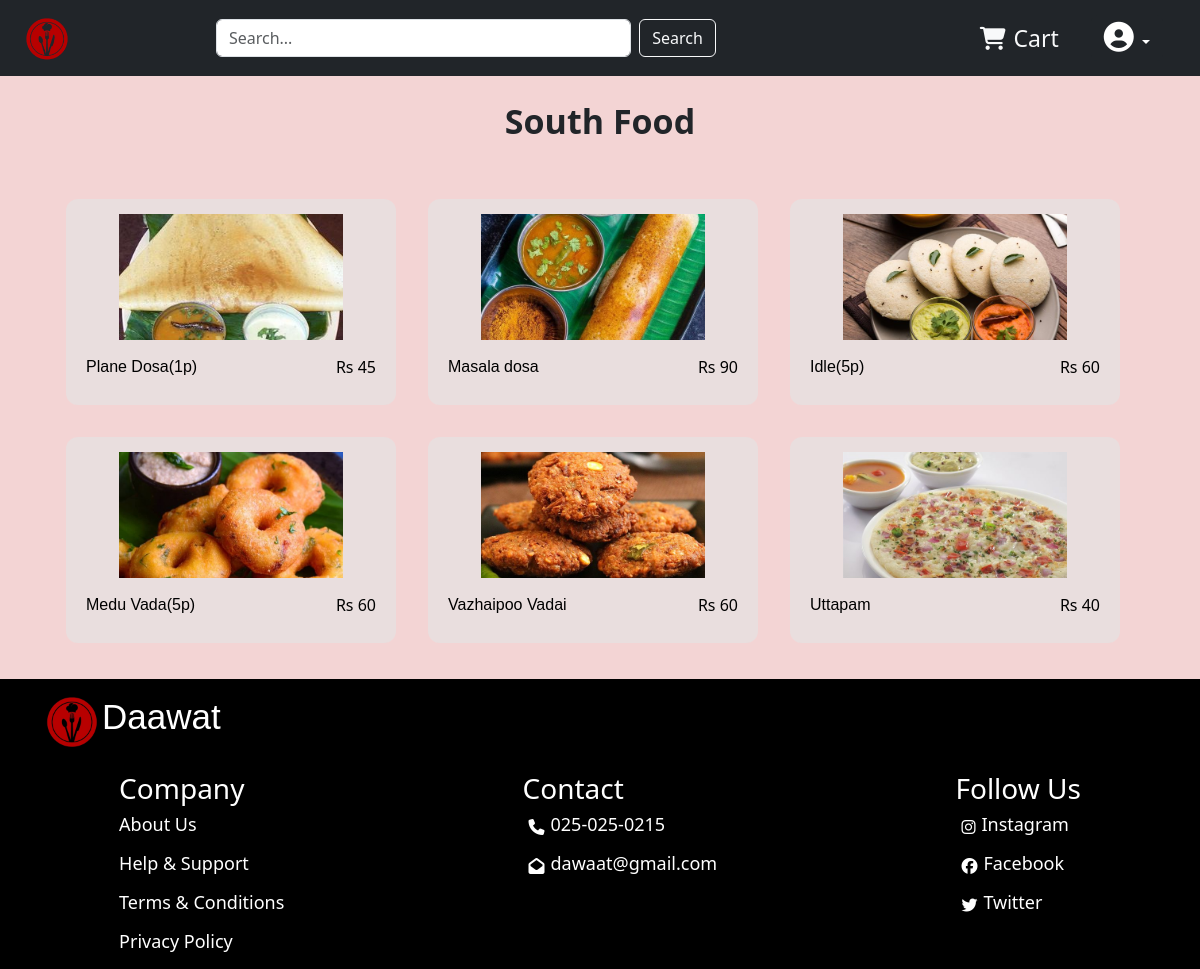
/southfood, run on the app's committed database.
### restaurant/models.py (models this page shows)
class products(models.Model):
    name = models.CharField(max_length=255)
    price = models.IntegerField()
    image = models.ImageField((""), upload_to=None, )
    category = models.CharField(choices=allProducts, max_length=255)
    info = models.TextField()

### restaurant/views.py (the view)
# urls.py: path('southfood', views.southfoodpage),
def southfoodpage(req):
    db = products.objects.filter(category="southfood").values()
    clearDb = list(db)
    for i in clearDb:
        i.update({'image': i['image'].replace('None/', '')})
    return render(req, 'southfood.html', context={"data": clearDb})

### restaurant/templates/southfood.html (shortened to what this page needs)
{% load static %}
<!DOCTYPE html>
<html lang="en">
  <head>
    <link
      href="https://cdn.jsdelivr.net/npm/bootstrap@5.3.3/dist/css/bootstrap.min.css"
      rel="stylesheet"
    />
    <link
      rel="stylesheet"
      href="https://cdnjs.cloudflare.com/ajax/libs/font-awesome/6.5.2/css/all.min.css"
    />
    <link rel="stylesheet" href="{% static 'style.css' %}" />
  </head>
  <body>
    <nav class="navbar navbar-expand-lg navbar-dark bg-dark">
      <div class="container-fluid">
          <a class="navbar-brand" href="index">
              <img src="{% static 'dta/k.png' %}" alt="Logo" class="rounded-pill"
                   style="width: 50px; margin-left: 10px;">
          </a>
          <div class="collapse navbar-collapse" id="navbarNav">
              <form class="d-flex mx-auto my-2 my-lg-0 w-100 w-lg-auto" style="max-width: 500px;">
                  <input class="form-control me-2" type="search" placeholder="Search..."  id="search" style="flex-grow: 1; min-width: 150px;">
                  <button class="btn btn-outline-light" type="submit" id="sea">Search</button>
              </form>
              <ul class="navbar-nav ms-auto d-flex flex-row align-items-center mt-2 mt-lg-0">
                  <li class="nav-item me-4">
                      <a class="nav-link text-light d-flex align-items-center" href="cart">
                          <i class="fa-solid fa-cart-shopping me-2"></i>
                          Cart
                      </a>
                  </li>
                  <li class="nav-item dropdown">
                      <button class="btn btn-dark dropdown-toggle" type="button"
                              id="dropdownMenuButton" data-bs-toggle="dropdown"
                              aria-expanded="false">
                          <i class="fa-solid fa-circle-user" style="font-size: 30px;"></i>
                      </button>
                  </li>
              </ul>
          </div>
      </div>
  </nav>
    <div class="containers">
      <p class="tpart">South Food</p>
      <div class="container d-flex flex-wrap" style="padding: 20px">
        {% for i in data%}
        <div class="foods m-3">
          <a href="product/{{i.id}}">
            <img src= {% static 'dta/'%}{{i.image}} width="70%" class="food-img"
            />
            <div class="itemss">
              <p class="foodname">{{i.name}}</p>
              <p class="foodprice">Rs {{i.price}}</p>
            </div>
          </a>
        </div>
        {% endfor %}
      </div>
    </div>
    <div class="downpart">
      <div class="sc d-flex" style="margin-left: 30px; padding: 12px">
          <img src="{% static 'dta/k.png' %}" width="60px" height="60px" alt="Daawat Logo" />
          <p>Daawat</p>
      </div>
      <div class="down">
          <div class="infoserv">
              <h3>Company</h3>
              <div class="sa">
                  <a href="about">
                      <p>About Us</p>
                  </a>
                  <a href="help">
                      <p>Help & Support</p>
                  </a>
                  <a href="term">
                      <p>Terms & Conditions</p>
                  </a>
                  <a href="privacy">
                      <p>Privacy Policy</p>
                  </a>
              </div>
          </div>
          <div class="contact">
              <h3>Contact</h3>
              <div class="sa">
                  <div class="sso d-flex">
                      <i class="fa-solid fa-phone"></i>
                      <p>025-025-0215</p>
                  </div>
                  <div class="sso d-flex">
                      <i class="fa-solid fa-envelope-open"></i>
                      <p>dawaat@gmail.com</p>
                  </div>
              </div>
          </div>
          <div class="social">
              <h3>Follow Us</h3>
              <div class="sa sss">
                  <a href="https://www.instagram.com/accounts/login/?hl=en" style="text-decoration: none; color: white">
                      <div class="sso d-flex">
                          <i class="fa-brands fa-instagram"></i>
                          <p>Instagram</p>
                      </div>
                  </a>
                  <a href="https://www.facebook.com/" style="text-decoration: none; color: white">
                      <div class="sso d-flex">
                          <i class="fa-brands fa-facebook"></i>
                          <p>Facebook</p>
                      </div>
                  </a>
                  <a href="https://x.com/login" style="text-decoration: none; color: white">
                      <div class="sso d-flex">
                          <i class="fa-brands fa-twitter"></i>
                          <p>Twitter</p>
                      </div>
                  </a>
              </div>
          </div>
      </div>
  </div>
</body>
</html>

### restaurant/static/style.css (style rules this page uses)
* { padding: 0; margin: 0; }
body { background-color: rgb(243, 212, 212); }
.nav-item { font-size: 23px; margin-right: 25px; }
a { text-decoration: none; color: black; }
.tpart { margin-top: 20px; text-align: center; font-family: "Segoe UI", Tahoma, Geneva, Verdana, sans-serif; font-size: 34px; font-weight: bold; }
.foods { width: 30%; margin: 5px; padding: 5px; background: #e9dede; border-radius: 12px; }
.itemss { width: 100%; display: flex; justify-content: space-between; align-items: center; padding: 5px 15px; }
.foodname { font-family: "DM Sans", sans-serif; font-optical-sizing: auto; font-style: normal; width: 60%; line-height: 1; }
.food-img { width: 70%; aspect-ratio: 16/9; object-fit: cover; display: block; margin: 10px auto; }
.down { background-color: black; color: white; display: flex; justify-content: space-around; }
.sa p { color: white; line-height: 23px; font-size: 18px; font-family: 'Segoe UI', Tahoma, Geneva, Verdana, sans-serif; }
.downpart { background-color: black; color: white; }
.sc p { font-family: 'Franklin Gothic Medium', 'Arial Narrow', Arial, sans-serif; font-size: 35px; }
.sso i { margin: 6px; }

### data on the page
products: image (picture), name "Plane Dosa(1p)", price "45"
products: image (picture), name "Masala dosa", price "90"
products: image (picture), name "Idle(5p)", price "60"
products: image (picture), name "Medu Vada(5p)", price "60"
products: image (picture), name "Vazhaipoo Vadai", price "60"
products: image (picture), name "Uttapam", price "40"
